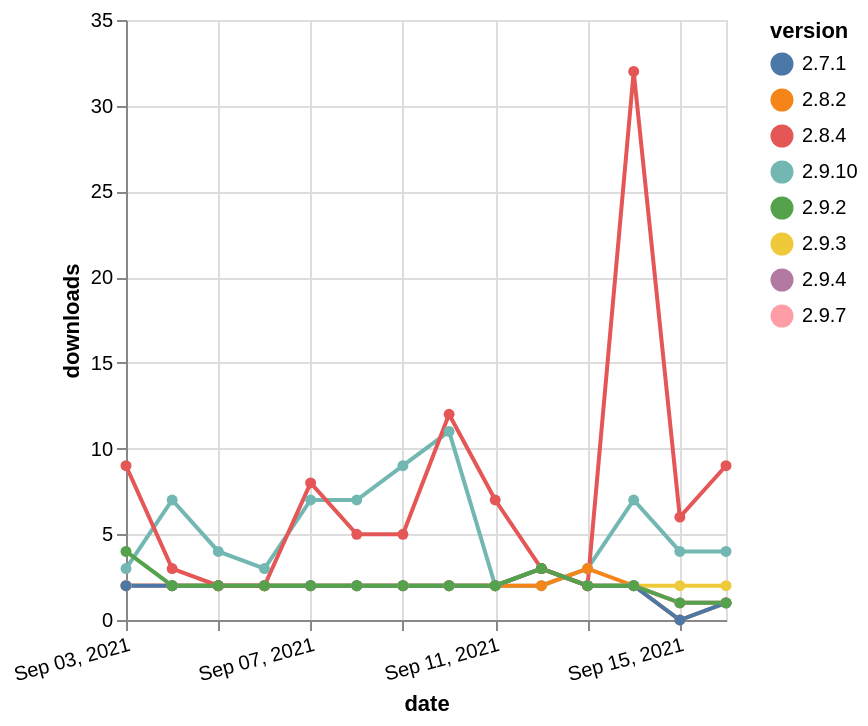

Here is the Vega-Lite specification saved for this chart:
### Vega-Lite specification from a JSON file in a GitHub repository (floating-point values rounded to 4 significant figures)
{"$schema": "https://vega.github.io/schema/vega-lite/v5.json", "description": "A simple bar chart with embedded data.", "data": {"values": [{"date": "2021-09-03", "total": 10131, "delta": 3, "version": "2.9.10"}, {"date": "2021-09-04", "total": 10138, "delta": 7, "version": "2.9.10"}, {"date": "2021-09-05", "total": 10142, "delta": 4, "version": "2.9.10"}, {"date": "2021-09-06", "total": 10145, "delta": 3, "version": "2.9.10"}, {"date": "2021-09-07", "total": 10152, "delta": 7, "version": "2.9.10"}, {"date": "2021-09-08", "total": 10159, "delta": 7, "version": "2.9.10"}, {"date": "2021-09-09", "total": 10168, "delta": 9, "version": "2.9.10"}, {"date": "2021-09-10", "total": 10179, "delta": 11, "version": "2.9.10"}, {"date": "2021-09-11", "total": 10181, "delta": 2, "version": "2.9.10"}, {"date": "2021-09-12", "total": 10183, "delta": 2, "version": "2.9.10"}, {"date": "2021-09-13", "total": 10186, "delta": 3, "version": "2.9.10"}, {"date": "2021-09-14", "total": 10193, "delta": 7, "version": "2.9.10"}, {"date": "2021-09-15", "total": 10197, "delta": 4, "version": "2.9.10"}, {"date": "2021-09-16", "total": 10201, "delta": 4, "version": "2.9.10"}, {"date": "2021-09-03", "total": 2914, "delta": 2, "version": "2.8.2"}, {"date": "2021-09-04", "total": 2916, "delta": 2, "version": "2.8.2"}, {"date": "2021-09-05", "total": 2918, "delta": 2, "version": "2.8.2"}, {"date": "2021-09-06", "total": 2920, "delta": 2, "version": "2.8.2"}, {"date": "2021-09-07", "total": 2922, "delta": 2, "version": "2.8.2"}, {"date": "2021-09-08", "total": 2924, "delta": 2, "version": "2.8.2"}, {"date": "2021-09-09", "total": 2926, "delta": 2, "version": "2.8.2"}, {"date": "2021-09-10", "total": 2928, "delta": 2, "version": "2.8.2"}, {"date": "2021-09-11", "total": 2930, "delta": 2, "version": "2.8.2"}, {"date": "2021-09-12", "total": 2932, "delta": 2, "version": "2.8.2"}, {"date": "2021-09-13", "total": 2935, "delta": 3, "version": "2.8.2"}, {"date": "2021-09-14", "total": 2937, "delta": 2, "version": "2.8.2"}, {"date": "2021-09-15", "total": 2937, "delta": 0, "version": "2.8.2"}, {"date": "2021-09-16", "total": 2938, "delta": 1, "version": "2.8.2"}, {"date": "2021-09-03", "total": 2652, "delta": 2, "version": "2.9.4"}, {"date": "2021-09-04", "total": 2654, "delta": 2, "version": "2.9.4"}, {"date": "2021-09-05", "total": 2656, "delta": 2, "version": "2.9.4"}, {"date": "2021-09-06", "total": 2658, "delta": 2, "version": "2.9.4"}, {"date": "2021-09-07", "total": 2660, "delta": 2, "version": "2.9.4"}, {"date": "2021-09-08", "total": 2662, "delta": 2, "version": "2.9.4"}, {"date": "2021-09-09", "total": 2664, "delta": 2, "version": "2.9.4"}, {"date": "2021-09-10", "total": 2666, "delta": 2, "version": "2.9.4"}, {"date": "2021-09-11", "total": 2668, "delta": 2, "version": "2.9.4"}, {"date": "2021-09-12", "total": 2671, "delta": 3, "version": "2.9.4"}, {"date": "2021-09-13", "total": 2673, "delta": 2, "version": "2.9.4"}, {"date": "2021-09-14", "total": 2675, "delta": 2, "version": "2.9.4"}, {"date": "2021-09-15", "total": 2676, "delta": 1, "version": "2.9.4"}, {"date": "2021-09-16", "total": 2677, "delta": 1, "version": "2.9.4"}, {"date": "2021-09-03", "total": 2635, "delta": 2, "version": "2.9.3"}, {"date": "2021-09-04", "total": 2637, "delta": 2, "version": "2.9.3"}, {"date": "2021-09-05", "total": 2639, "delta": 2, "version": "2.9.3"}, {"date": "2021-09-06", "total": 2641, "delta": 2, "version": "2.9.3"}, {"date": "2021-09-07", "total": 2643, "delta": 2, "version": "2.9.3"}, {"date": "2021-09-08", "total": 2645, "delta": 2, "version": "2.9.3"}, {"date": "2021-09-09", "total": 2647, "delta": 2, "version": "2.9.3"}, {"date": "2021-09-10", "total": 2649, "delta": 2, "version": "2.9.3"}, {"date": "2021-09-11", "total": 2651, "delta": 2, "version": "2.9.3"}, {"date": "2021-09-12", "total": 2654, "delta": 3, "version": "2.9.3"}, {"date": "2021-09-13", "total": 2656, "delta": 2, "version": "2.9.3"}, {"date": "2021-09-14", "total": 2658, "delta": 2, "version": "2.9.3"}, {"date": "2021-09-15", "total": 2660, "delta": 2, "version": "2.9.3"}, {"date": "2021-09-16", "total": 2662, "delta": 2, "version": "2.9.3"}, {"date": "2021-09-03", "total": 2969, "delta": 2, "version": "2.9.7"}, {"date": "2021-09-04", "total": 2971, "delta": 2, "version": "2.9.7"}, {"date": "2021-09-05", "total": 2973, "delta": 2, "version": "2.9.7"}, {"date": "2021-09-06", "total": 2975, "delta": 2, "version": "2.9.7"}, {"date": "2021-09-07", "total": 2977, "delta": 2, "version": "2.9.7"}, {"date": "2021-09-08", "total": 2979, "delta": 2, "version": "2.9.7"}, {"date": "2021-09-09", "total": 2981, "delta": 2, "version": "2.9.7"}, {"date": "2021-09-10", "total": 2983, "delta": 2, "version": "2.9.7"}, {"date": "2021-09-11", "total": 2985, "delta": 2, "version": "2.9.7"}, {"date": "2021-09-12", "total": 2988, "delta": 3, "version": "2.9.7"}, {"date": "2021-09-13", "total": 2990, "delta": 2, "version": "2.9.7"}, {"date": "2021-09-14", "total": 2992, "delta": 2, "version": "2.9.7"}, {"date": "2021-09-15", "total": 2993, "delta": 1, "version": "2.9.7"}, {"date": "2021-09-16", "total": 2994, "delta": 1, "version": "2.9.7"}, {"date": "2021-09-03", "total": 2684, "delta": 2, "version": "2.7.1"}, {"date": "2021-09-04", "total": 2686, "delta": 2, "version": "2.7.1"}, {"date": "2021-09-05", "total": 2688, "delta": 2, "version": "2.7.1"}, {"date": "2021-09-06", "total": 2690, "delta": 2, "version": "2.7.1"}, {"date": "2021-09-07", "total": 2692, "delta": 2, "version": "2.7.1"}, {"date": "2021-09-08", "total": 2694, "delta": 2, "version": "2.7.1"}, {"date": "2021-09-09", "total": 2696, "delta": 2, "version": "2.7.1"}, {"date": "2021-09-10", "total": 2698, "delta": 2, "version": "2.7.1"}, {"date": "2021-09-11", "total": 2700, "delta": 2, "version": "2.7.1"}, {"date": "2021-09-12", "total": 2703, "delta": 3, "version": "2.7.1"}, {"date": "2021-09-13", "total": 2705, "delta": 2, "version": "2.7.1"}, {"date": "2021-09-14", "total": 2707, "delta": 2, "version": "2.7.1"}, {"date": "2021-09-15", "total": 2707, "delta": 0, "version": "2.7.1"}, {"date": "2021-09-16", "total": 2708, "delta": 1, "version": "2.7.1"}, {"date": "2021-09-03", "total": 4859, "delta": 9, "version": "2.8.4"}, {"date": "2021-09-04", "total": 4862, "delta": 3, "version": "2.8.4"}, {"date": "2021-09-05", "total": 4864, "delta": 2, "version": "2.8.4"}, {"date": "2021-09-06", "total": 4866, "delta": 2, "version": "2.8.4"}, {"date": "2021-09-07", "total": 4874, "delta": 8, "version": "2.8.4"}, {"date": "2021-09-08", "total": 4879, "delta": 5, "version": "2.8.4"}, {"date": "2021-09-09", "total": 4884, "delta": 5, "version": "2.8.4"}, {"date": "2021-09-10", "total": 4896, "delta": 12, "version": "2.8.4"}, {"date": "2021-09-11", "total": 4903, "delta": 7, "version": "2.8.4"}, {"date": "2021-09-12", "total": 4906, "delta": 3, "version": "2.8.4"}, {"date": "2021-09-13", "total": 4908, "delta": 2, "version": "2.8.4"}, {"date": "2021-09-14", "total": 4940, "delta": 32, "version": "2.8.4"}, {"date": "2021-09-15", "total": 4946, "delta": 6, "version": "2.8.4"}, {"date": "2021-09-16", "total": 4955, "delta": 9, "version": "2.8.4"}, {"date": "2021-09-03", "total": 3199, "delta": 4, "version": "2.9.2"}, {"date": "2021-09-04", "total": 3201, "delta": 2, "version": "2.9.2"}, {"date": "2021-09-05", "total": 3203, "delta": 2, "version": "2.9.2"}, {"date": "2021-09-06", "total": 3205, "delta": 2, "version": "2.9.2"}, {"date": "2021-09-07", "total": 3207, "delta": 2, "version": "2.9.2"}, {"date": "2021-09-08", "total": 3209, "delta": 2, "version": "2.9.2"}, {"date": "2021-09-09", "total": 3211, "delta": 2, "version": "2.9.2"}, {"date": "2021-09-10", "total": 3213, "delta": 2, "version": "2.9.2"}, {"date": "2021-09-11", "total": 3215, "delta": 2, "version": "2.9.2"}, {"date": "2021-09-12", "total": 3218, "delta": 3, "version": "2.9.2"}, {"date": "2021-09-13", "total": 3220, "delta": 2, "version": "2.9.2"}, {"date": "2021-09-14", "total": 3222, "delta": 2, "version": "2.9.2"}, {"date": "2021-09-15", "total": 3223, "delta": 1, "version": "2.9.2"}, {"date": "2021-09-16", "total": 3224, "delta": 1, "version": "2.9.2"}]}, "width": "container", "mark": {"type": "line", "point": {"filled": true}}, "encoding": {"x": {"field": "date", "type": "temporal", "timeUnit": "yearmonthdate", "title": "date", "axis": {"labelAngle": -15}}, "y": {"field": "delta", "type": "quantitative", "title": "downloads"}, "color": {"field": "version", "type": "nominal"}, "tooltip": {"field": "delta"}}}
